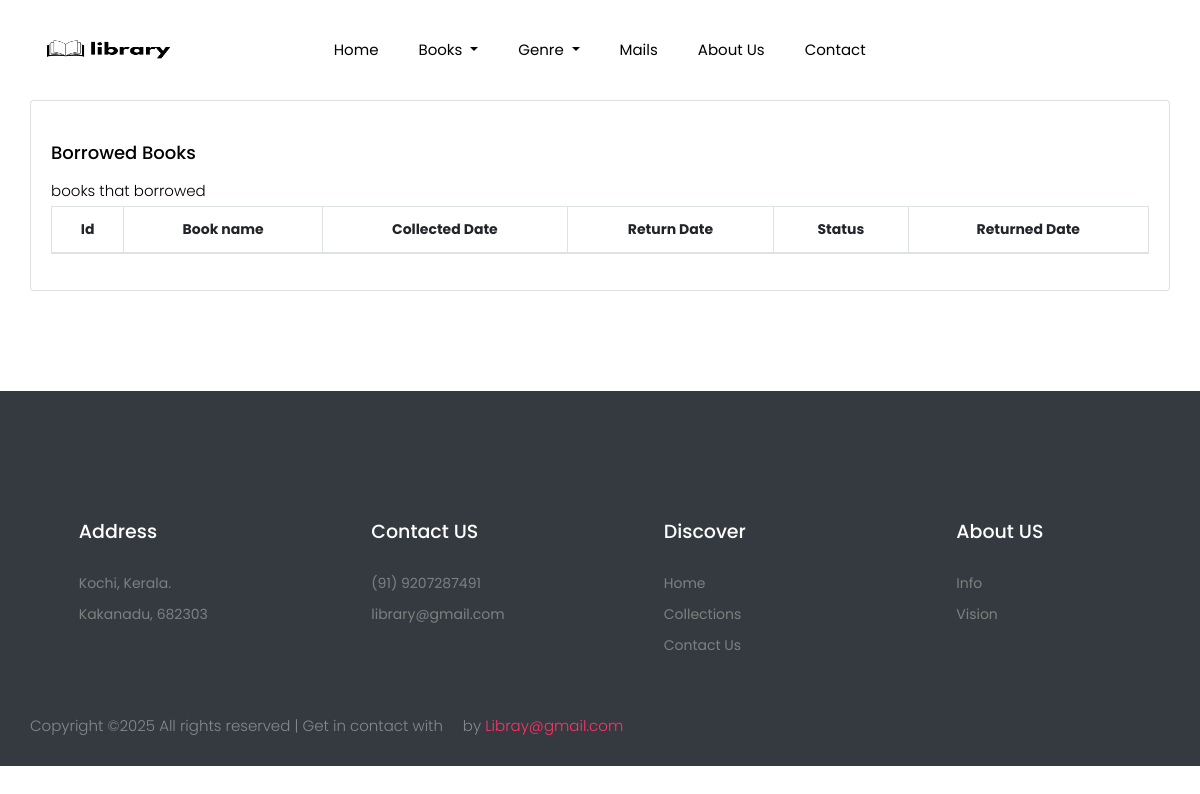
/BorrowRecords/ (signed in), run on an earlier commit of the app's database.
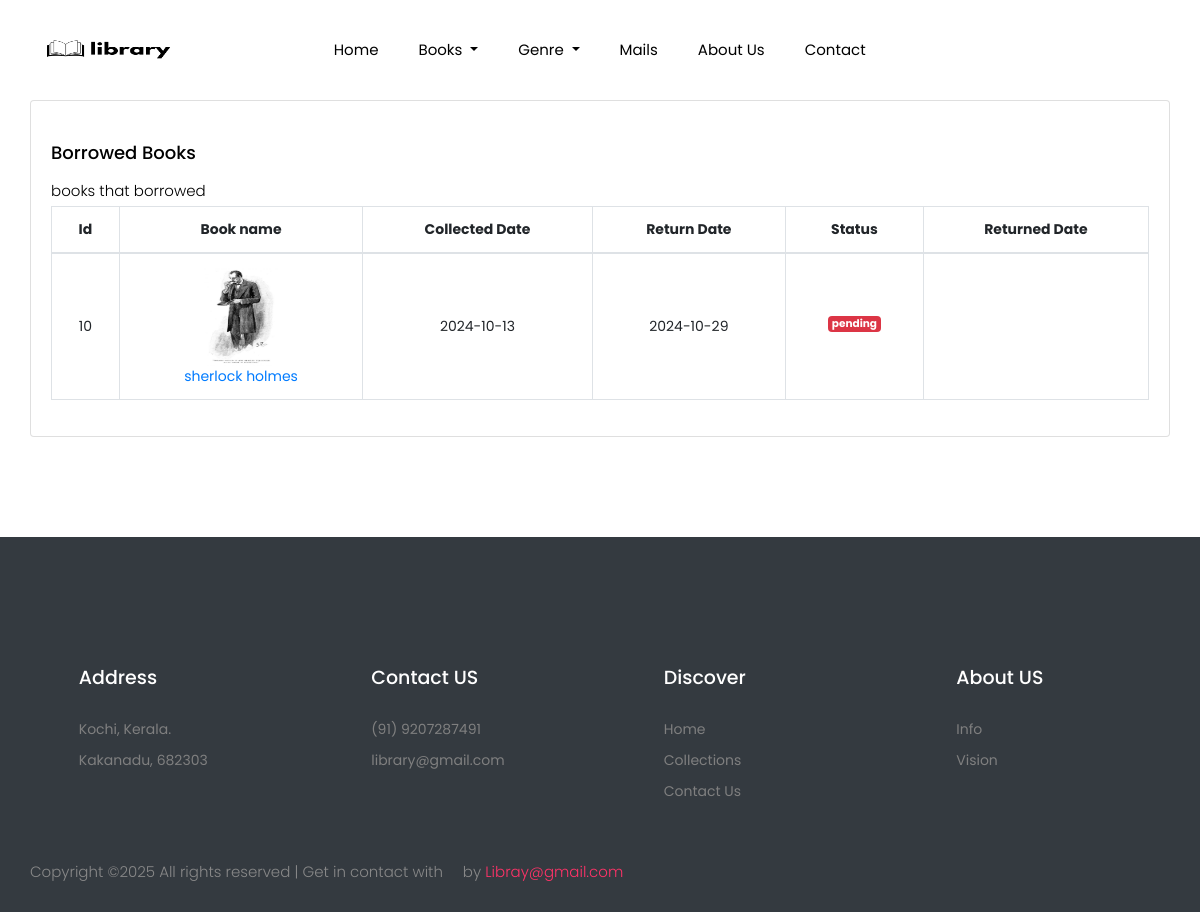
And on a later commit of the database.
### LibraryAdmin/models.py (models this page shows)
class BookRecords(models.Model):
    user = models.ForeignKey(LibraryMembersDB, on_delete=models.CASCADE)
    book = models.ForeignKey(LibraryBooksDB, on_delete=models.CASCADE)
    orderid = models.AutoField(primary_key=True)
    return_date = models.DateTimeField(null=True, blank=True)
    returned_date = models.DateTimeField(null=True, blank=True)
    collected_time = models.DateTimeField(null=True, blank=True)
    status = models.CharField(max_length=100, null=True, blank=True)
    notification = models.BooleanField(default=False)

class LibraryBooksDB(models.Model):
    bname = models.CharField(max_length=100, null=True, blank=True)
    genre = models.CharField(max_length=100, null=True, blank=True)
    author = models.CharField(max_length=100, null=True, blank=True)
    price = models.IntegerField(null=True, blank=True)
    description = models.CharField(max_length=500, null=True, blank=True)
    b_img = models.ImageField(upload_to="BookImage", null=True, blank=True)

### Library/views.py (the view)
# urls.py: path('BorrowRecords/', views.BorrowRecords, name="BorrowRecords"),
def BorrowRecords(req):
    if 'username' in req.session:
        cat = BookCategoryDB.objects.all()
        username = req.session['username']
        user = LibraryMembersDB.objects.get(username=username)
        pending_books = BookRecords.objects.filter(user=user, status='pending')
        due_books = BookRecords.objects.filter(user=user, status='Due')
        returned_books = BookRecords.objects.filter(user=user, status='Returned')
        records = list(due_books) + list(pending_books) + list(returned_books)
        return render(req, "bookrecords.html", {'records': records, 'cat': cat})
    else:
        messages.error(req, "Login Required")
        return redirect(Home)

### Library/templates/bookrecords.html (shortened to what the changed rows need)
<!doctype html>
{% load static %}
<html lang="zxx">
<head>
    <link rel="stylesheet" href="{% static 'library/css/bootstrap.min.css' %}">
    <link rel="stylesheet" href="{% static 'library/css/animate.css' %}">
    <link rel="stylesheet" href="{% static 'library/css/owl.carousel.min.css' %}">
    <link rel="stylesheet" href="{% static 'library/css/nice-select.css' %}">
    <link rel="stylesheet" href="{% static 'library/css/all.css' %}">
    <link rel="stylesheet" href="{% static 'library/css/flaticon.css' %}">
    <link rel="stylesheet" href="{% static 'library/css/themify-icons.css' %}">
    <link rel="stylesheet" href="{% static 'library/css/magnific-popup.css' %}">
    <link rel="stylesheet" href="{% static 'library/css/slick.css' %}">
    <link rel="stylesheet" href="{% static 'library/css/price_rangs.css' %}">
    <link rel="stylesheet" href="{% static 'library/css/style.css' %}">
</head>
<body>
    <section class="cat_product_area section_padding">
        <div class="container">
            <div class="row">
                {% block contents %}
                    <div class="col-lg-12 grid-margin stretch-card">
                <div class="card">
                  <div class="card-body"><br>
                    <div class="table-responsive">
                      <table class="table table-bordered text-center">
                        <thead>
                          <tr>
                            <th> Id</th>
                            <th>Book name</th>
                            <th>Collected Date</th>
                            <th>Return Date</th>
                            <th>Status</th>
                            <th>Returned Date</th>
                          </tr>
                        </thead>
                        <tbody>
                        {% for i in records %}
                          <tr>
                            <td>{{i.orderid}}</td>
                              <td><a href="{% url 'SingleBook' Id=i.book.id %}"><img style="height:100px; width:75px; border-radius:5px;" src="{{i.book.b_img.url}}"><br>
                              {{i.book.bname}}</a>
                            </td>
                            <td>{{i.collected_time|date:"Y-m-d"}}</td>
                            <td>{{i.return_date|date:"Y-m-d" }}</td>
                              {% if i.status == "Returned"%}
                                <td><label class="badge badge-success">{{i.status}}</label></td>
                              {% else %}
                                <td><label class="badge badge-danger">{{i.status}}</label></td>
                              {% endif %}
                            <td>{{i.returned_date|date:"Y-m-d"}}</td>
                          </tr>
                        {% endfor %}
                        </tbody>
                      </table>
                    </div>
                  </div>
                </div>
              </div>
                {% endblock %}
            </div>
        </div>
    </section>
</body>
</html>

What changed in the data, as far as the page shows it:
added BookRecords: orderid "10", book.b_img (picture), book.bname "sherlock holmes", collected_time "2024-10-13", return_date "2024-10-29", status "pending"
